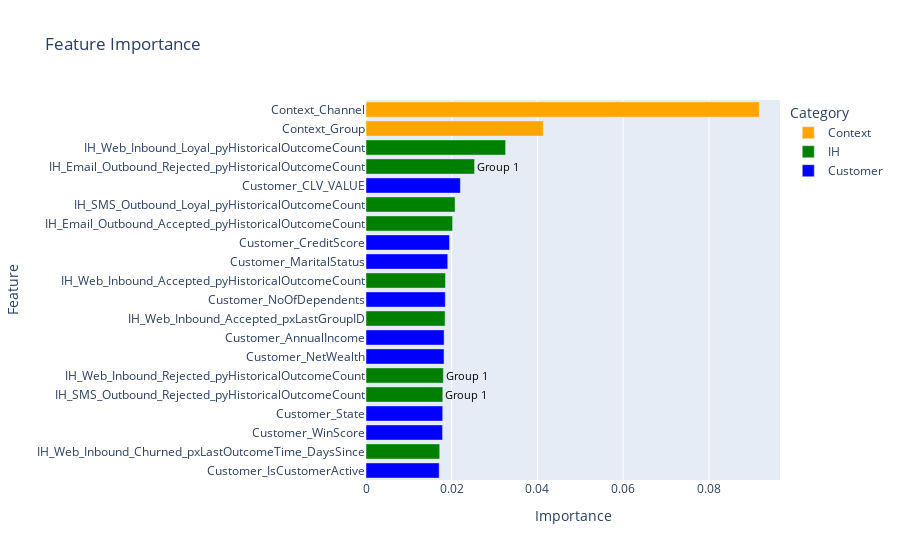

Source (notebook cell):
### Code cell
def show_feature_imp(classifier, data, feature_cols):
    importances = classifier.feature_importances_

    # Create a DataFrame for feature importances
    feature_importance_df = (
        pl.DataFrame({"Feature": feature_cols, "Importance": importances.tolist()})
        .with_columns(
            Feature=pl.when(pl.col("Feature").str.ends_with("_encoded"))
            .then(pl.col("Feature").str.replace(r"_encoded$", ""))
            .otherwise(pl.col("Feature"))
        )
        .with_columns(
            Category=pl.when(pl.col("Feature").str.contains("_", literal=True))
            .then(pl.col("Feature").str.replace(r"([^_]+)_.*", "${1}"))
            .otherwise(pl.lit("Internal"))
        )
        .sort("Importance", descending=True)
    )

    # Get top 20 features by importance
    top_features_df = feature_importance_df.head(20)

    # Get the ordered list of feature names
    feature_order = top_features_df["Feature"].to_list()

    # Correlation test of new features
    features_encoded_name = [
        f"{feat}_encoded" if f"{feat}_encoded" in feature_cols else feat
        for feat in feature_order
    ]   

    similar_features = []
    n = len(features_encoded_name)

    for i in range(n):
        for j in range(i + 1, n):
            col1 = features_encoded_name[i]
            col2 = features_encoded_name[j]

            correlation = data.select(pl.corr(col1, col2)).item()
            if abs(correlation) >= 0.95:
                found = False

                for i, tup in enumerate(similar_features):
                    if col1 in tup:
                        similar_features[i] = tup + (col2,)
                        found = True
                        break
                    elif col2 in tup:
                        similar_features[i] = tup + (col1,)
                        found = True

                if not found:
                    similar_features.append((col1, col2))
    

    # Creating the group label
    group_mapping = {}
    for i, group in enumerate(similar_features, 1):
        for feature in group:
            group_mapping[feature] = f"Group {i}"

    top_features_df = top_features_df.with_columns(
        pl.col("Feature").map_elements(lambda f: group_mapping.get(f, ""), return_dtype=pl.Utf8).alias("GroupLabel")
    )

    # Plot feature importances
    fig = px.bar(
        top_features_df,
        x="Importance",
        y="Feature",
        orientation="h",
        title="Feature Importance",
        color="Category",
        text="GroupLabel",
        color_discrete_map={
            "Context": "orange",
            "IH": "green",
            "Customer": "blue",
            "Param": "lightblue",
            "DataLake": "red",
            "Internal": "gray",
            "Decision": "purple",
        },
    )

    fig.update_layout(
        xaxis_title="Importance",
        yaxis_title="Feature",
        yaxis=dict(
            categoryorder="array",
            categoryarray=feature_order,
            autorange="reversed",
            dtick=1,
        ),
    )

    fig.update_traces(
        textposition="outside",
        textfont=dict(color="black", size=12),
    )

    fig.show()


show_feature_imp(classifier, X_train, feature_cols)

### Figure 1 — Plotly figure (JSON) as saved in the notebook; plotly's stock layout.template omitted (floating-point values rounded to 4 significant figures)
{"data": [{"hovertemplate": "Category=Context<br>Importance=%{x}<br>Feature=%{y}<br>GroupLabel=%{text}<extra></extra>", "legendgroup": "Context", "marker": {"color": "orange", "pattern": {"shape": ""}}, "name": "Context", "orientation": "h", "showlegend": true, "text": ["", ""], "textfont": {"color": "black", "size": 12}, "textposition": "outside", "type": "bar", "x": [0.09176, 0.04135], "xaxis": "x", "y": ["Context_Channel", "Context_Group"], "yaxis": "y"}, {"hovertemplate": "Category=IH<br>Importance=%{x}<br>Feature=%{y}<br>GroupLabel=%{text}<extra></extra>", "legendgroup": "IH", "marker": {"color": "green", "pattern": {"shape": ""}}, "name": "IH", "orientation": "h", "showlegend": true, "text": ["", "Group 1", "", "", "", "", "Group 1", "Group 1", ""], "textfont": {"color": "black", "size": 12}, "textposition": "outside", "type": "bar", "x": [0.03258, 0.02533, 0.02077, 0.0202, 0.01855, 0.01846, 0.01806, 0.01792, 0.0172], "xaxis": "x", "y": ["IH_Web_Inbound_Loyal_pyHistoricalOutcomeCount", "IH_Email_Outbound_Rejected_pyHistoricalOutcomeCount", "IH_SMS_Outbound_Loyal_pyHistoricalOutcomeCount", "IH_Email_Outbound_Accepted_pyHistoricalOutcomeCount", "IH_Web_Inbound_Accepted_pyHistoricalOutcomeCount", "IH_Web_Inbound_Accepted_pxLastGroupID", "IH_Web_Inbound_Rejected_pyHistoricalOutcomeCount", "IH_SMS_Outbound_Rejected_pyHistoricalOutcomeCount", "IH_Web_Inbound_Churned_pxLastOutcomeTime_DaysSince"], "yaxis": "y"}, {"hovertemplate": "Category=Customer<br>Importance=%{x}<br>Feature=%{y}<br>GroupLabel=%{text}<extra></extra>", "legendgroup": "Customer", "marker": {"color": "blue", "pattern": {"shape": ""}}, "name": "Customer", "orientation": "h", "showlegend": true, "text": ["", "", "", "", "", "", "", "", ""], "textfont": {"color": "black", "size": 12}, "textposition": "outside", "type": "bar", "x": [0.02201, 0.01949, 0.01907, 0.0185, 0.01823, 0.01821, 0.0179, 0.01786, 0.01707], "xaxis": "x", "y": ["Customer_CLV_VALUE", "Customer_CreditScore", "Customer_MaritalStatus", "Customer_NoOfDependents", "Customer_AnnualIncome", "Customer_NetWealth", "Customer_State", "Customer_WinScore", "Customer_IsCustomerActive"], "yaxis": "y"}], "layout": {"barmode": "relative", "legend": {"title": {"text": "Category"}, "tracegroupgap": 0}, "title": {"text": "Feature Importance"}, "xaxis": {"anchor": "y", "domain": [0, 1], "title": {"text": "Importance"}}, "yaxis": {"anchor": "x", "autorange": "reversed", "categoryarray": ["Context_Channel", "Context_Group", "IH_Web_Inbound_Loyal_pyHistoricalOutcomeCount", "IH_Email_Outbound_Rejected_pyHistoricalOutcomeCount", "Customer_CLV_VALUE", "IH_SMS_Outbound_Loyal_pyHistoricalOutcomeCount", "IH_Email_Outbound_Accepted_pyHistoricalOutcomeCount", "Customer_CreditScore", "Customer_MaritalStatus", "IH_Web_Inbound_Accepted_pyHistoricalOutcomeCount", "Customer_NoOfDependents", "IH_Web_Inbound_Accepted_pxLastGroupID", "Customer_AnnualIncome", "Customer_NetWealth", "IH_Web_Inbound_Rejected_pyHistoricalOutcomeCount", "IH_SMS_Outbound_Rejected_pyHistoricalOutcomeCount", "Customer_State", "Customer_WinScore", "IH_Web_Inbound_Churned_pxLastOutcomeTime_DaysSince", "Customer_IsCustomerActive"], "categoryorder": "array", "domain": [0, 1], "dtick": 1, "title": {"text": "Feature"}}}}
